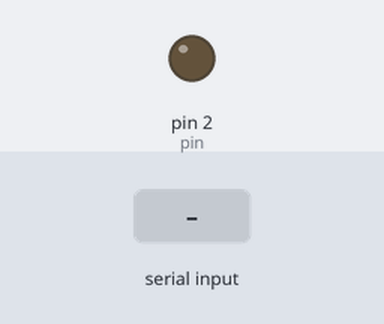
Bench run of a sketch on a simulated Arduino Uno, built with avr-gcc and run on an emulated ATmega328P. On the bench: output pins drawn as LEDs (lit = HIGH). The test bench sets the inputs (shaded band).

Above: at 1.2 s.
1.3 s: "OFF\n" received over Serial
At 1.9 s:
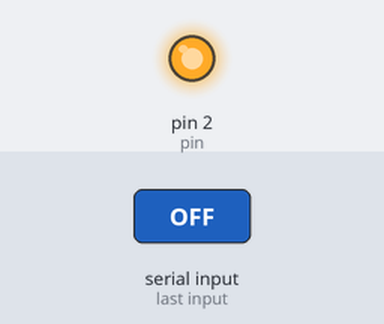
2.8 s: "ON\n" received over Serial
At 4.2 s:
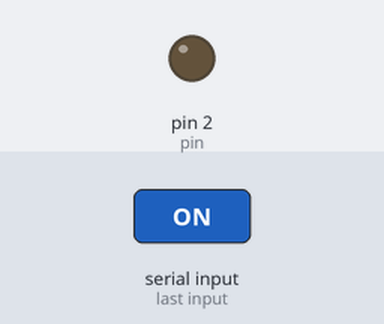
Timing chart, 0 to 5.8 s (numbered marks = the images above; inputs shaded):
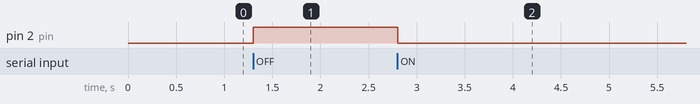

Measured:
- after the input at 1.3 s, pin 2 (pin): LOW → HIGH at once
- after the input at 2.8 s, pin 2 (pin): HIGH → LOW at once

The sketch:

led_esp8266.ino
```cpp
int pin = 2;
//int index;
char buffer[6];
void setup() {
  // initialize GPIO 2 as an output.
  pinMode(pin, OUTPUT);
  Serial.begin(9600);
}

// the loop function runs over and over again forever
void loop() {
  if(Serial.available()>0)
  {
    int index;
    index = Serial.readBytesUntil('\n', buffer,5);
    buffer[index]= '\0';
    String status (buffer);
    if (status =="ON")
    {
      digitalWrite(pin, LOW);
    }
    else if (status =="OFF")
    {
      digitalWrite(pin, HIGH);
    }
  }
            // wait for a second
}
```
